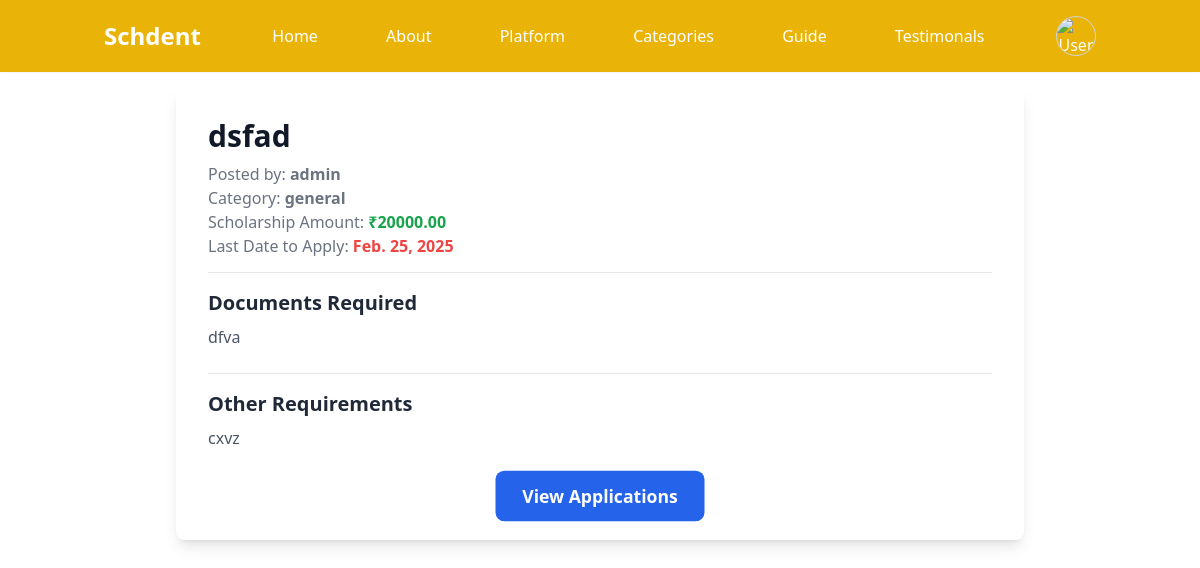
/scholarship/1/ (signed in), run on an earlier commit of the app's database.
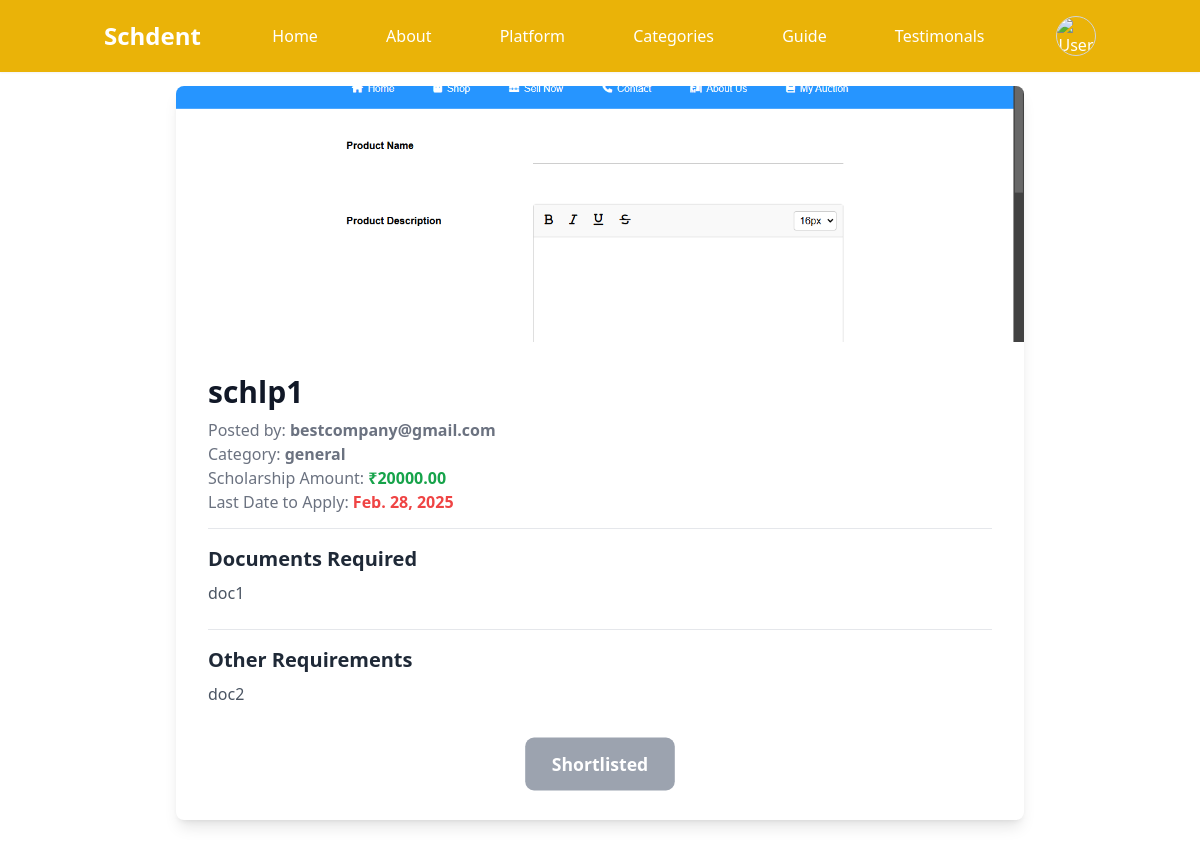
And on a later commit of the database.
### home/models.py (models this page shows, shortened)
class Scholarship(models.Model):
    title = models.CharField(max_length=255)
    posted_by = models.ForeignKey(CustomUser, on_delete=models.CASCADE)
    category = models.ForeignKey(Category, on_delete=models.CASCADE)
    amount = models.DecimalField(max_digits=10, decimal_places=2)
    last_date = models.DateField()
    documents_required = models.TextField()
    other_requirements = models.TextField(blank=True, null=True)
    poster = models.ImageField(upload_to='scholarship_posters/', blank=True, null=True)
    created_at = models.DateTimeField(auto_now_add=True)

class CustomUser(AbstractUser):
    phone_number = models.CharField(max_length=15)
    aadhar_number = models.CharField(max_length=12, blank=True, null=True)
    gst_number = models.CharField(max_length=12, blank=True, null=True)
    acc_type = models.CharField(max_length=2, blank=True, null=True)
    date_of_birth = models.DateField(null=True, blank=True)
    mother_name = models.CharField(max_length=255, null=True, blank=True)
    father_name = models.CharField(max_length=255, null=True, blank=True)
    marksheet_10th = models.FileField(upload_to='marksheets/10th/', null=True, blank=True)
    marksheet_12th = models.FileField(upload_to='marksheets/12th/', null=True, blank=True)
    college_marksheet = models.FileField(upload_to='marksheets/college/', null=True, blank=True)
    aadhar_upload = models.FileField(upload_to='aadhar/', null=True, blank=True)
    groups = models.ManyToManyField(
        "auth.Group", related_name="custom_user_groups", blank=True
    )
    user_permissions = models.ManyToManyField(
        "auth.Permission", related_name="custom_user_permissions", blank=True
    )
    def __str__(self):
        return self.username

class Category(models.Model):
    name = models.CharField(max_length=100, unique=True)
    def __str__(self):
        return self.name

class ScholarshipApplication(models.Model):
    STATUS_CHOICES = (
        ('pending', 'Pending'),
        ('shortlisted', 'Shortlisted'),
        ('approved', 'Approved'),
        ('rejected', 'Rejected'),
    )
    scholarship = models.ForeignKey(Scholarship, on_delete=models.CASCADE, related_name="applications")
    applicant = models.ForeignKey(CustomUser, on_delete=models.CASCADE)
    reason = models.TextField()
    status = models.CharField(max_length=20, choices=STATUS_CHOICES, default='pending')
    applied_at = models.DateTimeField(auto_now_add=True)

### home/views.py (the view)
# urls.py: path('scholarship/<int:scholarship_id>/', scholarship_details, name='scholarship_details'),
def scholarship_details(request, scholarship_id):
    scholarship = get_object_or_404(Scholarship, id=scholarship_id)
    user_application = ScholarshipApplication.objects.filter(scholarship=scholarship, applicant=request.user).first()
    return render(request, 'scholarship-details.html', {'scholarship': scholarship, "user_application": user_application})

### templates/scholarship-details.html (shortened to what this page needs)
{% extends "base.html" %}
{% block body %}
{% include "components/navbar.html" %}
<div class="container mx-auto my-12 py-12 px-6 max-w-4xl">
    <div class="bg-white shadow-lg rounded-lg overflow-hidden opacity-0" id="scholarshipCard">
        {% if scholarship.poster %}
        <img src="{{ scholarship.poster.url }}" alt="Scholarship Poster" class="w-full h-64 object-cover">
        {% endif %}
        <div class="p-8">
            <h2 class="text-3xl font-bold text-gray-900">{{ scholarship.title }}</h2>
            <p class="text-gray-500 mt-2">Posted by: <span class="font-semibold">{{ scholarship.posted_by }}</span></p>
            <p class="text-gray-500">Category: <span class="font-semibold">{{ scholarship.category }}</span></p>
            <p class="text-gray-500">Scholarship Amount: <span class="font-semibold text-green-600">₹{{ scholarship.amount }}</span></p>
            <p class="text-gray-500">Last Date to Apply: <span class="font-semibold text-red-500">{{ scholarship.last_date }}</span></p>
            <div class="mt-6 border-t pt-4 opacity-0" id="documentsSection">
                <h3 class="text-xl font-semibold text-gray-800">Documents Required</h3>
                <p class="text-gray-600 mt-2">{{ scholarship.documents_required }}</p>
            </div>
            <div class="mt-6 border-t pt-4 opacity-0" id="requirementsSection">
                <h3 class="text-xl font-semibold text-gray-800">Other Requirements</h3>
                <p class="text-gray-600 mt-2">{{ scholarship.other_requirements }}</p>
            </div>
            <div class="mt-6 text-center opacity-0" id="applyButton">
                {% if scholarship.posted_by == user %}
                <a href="/scholarship/{{scholarship.id}}/applications" class="px-6 py-3 bg-blue-600 text-white rounded-lg font-bold hover:bg-blue-700 transition">
                    View Applications
                </a>
                {% else %}
                {% if user_application %}
                <button class="px-6 py-3 bg-gray-400 text-white rounded-lg font-bold cursor-not-allowed" disabled>
                    {{ user_application.get_status_display }}
                </button>
                {% else %}
                <button onclick="applyNowForm()"
                    class="px-6 py-3 bg-blue-600 text-white rounded-lg font-bold hover:bg-blue-700 transition">
                    Apply Now
                </button>
                {% endif %}
                {% endif %}
            </div>
        </div>
    </div>
</div>
{% endblock body %}

### templates/base.html (shortened to what this page needs)
<!DOCTYPE html>
<html lang="en">
<head>
    {% load static %}
    <link rel="stylesheet" href="{% static 'css/style.css' %}">
    <link rel="stylesheet" href="https://cdnjs.cloudflare.com/ajax/libs/font-awesome/6.0.0-beta3/css/all.min.css" />
</head>
<body>
    <script src="https://cdn.tailwindcss.com"></script>
    {% block body %}
    {% endblock body %}
</body>
</html>

### templates/components/navbar.html (shortened to what this page needs)
{% load static %}
<header class="bg-yellow-500 text-white shadow-sm fixed flex w-full items-center justify-center top-0" style="z-index: 20;">
    <div class="container w-full px-4 py-4 flex justify-between items-center">
        <div class="text-2xl font-bold">Schdent</div>
        <nav class="space-x-8">
            <a class="hover:bg-white hover:text-yellow-500 px-4 py-2 rounded transition {% if request.path == '/' or request.path == '/my-uploaded-scholarships' %}bg-white text-yellow-500{% else %}hover:bg-white hover:text-yellow-500{% endif %}" href="/">Home</a>
            <a class="hover:bg-white hover:text-yellow-500 px-4 py-2 rounded transition {% if request.path == '/about' %}bg-white text-yellow-500{% else %}hover:bg-white hover:text-yellow-500{% endif %}" href="/about">About</a>
            <a class="hover:bg-white hover:text-yellow-500 px-4 py-2 rounded transition {% if request.path == '/platform' %}bg-white text-yellow-500{% else %}hover:bg-white hover:text-yellow-500{% endif %}" href="/platform">Platform</a>
            <a class="hover:bg-white hover:text-yellow-500 px-4 py-2 rounded transition {% if request.path == '/categories' %}bg-white text-yellow-500{% else %}hover:bg-white hover:text-yellow-500{% endif %}" href="/categories">Categories</a>
            <a class="hover:bg-white hover:text-yellow-500 px-4 py-2 rounded transition {% if request.path == '/guide' %}bg-white text-yellow-500{% else %}hover:bg-white hover:text-yellow-500{% endif %}" href="/guide">Guide</a>
            <a class="hover:bg-white hover:text-yellow-500 px-4 py-2 rounded transition {% if request.path == '/testimonals' %}bg-white text-yellow-500{% else %}hover:bg-white hover:text-yellow-500{% endif %}" href="/testimonals">Testimonals</a>
        </nav>
        {% if user.is_authenticated %}
<div class="relative">
    <button id="profileDropdownBtn" class="flex items-center space-x-2 focus:outline-none">
        <img src="{% static 'img/photo-handsome-unshaven-guy-looks-with-pleasant-expression-directly-camera.jpg' %}" alt="User Avatar" class="w-10 h-10 rounded-full border border-gray-300">
    </button>
</div>
{% endif %}
    </div>
</header>

What changed in the data, as far as the page shows it:
changed Scholarship "general": poster: picture added; title "dsfad" → "schlp1"; posted_by "admin" → "bestcompany@gmail.com"; last_date "Feb. 25, 2025" → "Feb. 28, 2025"; documents_required "dfva" → "doc1"; other_requirements "cxvz" → "doc2"; posted_by_id 1 → 2 (drawn)
added ScholarshipApplication: status "Shortlisted"
Also different on the page:
text no longer shown: "View Applications"
